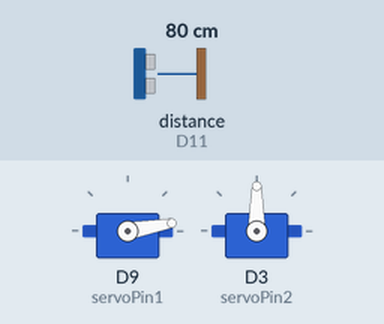
Bench run of a sketch on a simulated Arduino Uno R4 WiFi. On the bench: 2 × servo. Wiring (inferred from the names in the program): ultrasonic range finder: trigger D10; echo D11. The inputs (shaded band) are chosen by the test bench; at power-on: distance to the obstacle (sensor on D11) 80 cm. The echo pulse lasts 58.3 µs per cm; WiFi joins after 1.5 s; servers stay silent unless stated; what the sketch prints to the serial monitor is not drawn.

Above: at 5.7 s.
5.8 s: distance to the obstacle (sensor on D11) set to 8 cm
13.6 s: distance to the obstacle (sensor on D11) set to 5 cm
At 19.2 s:
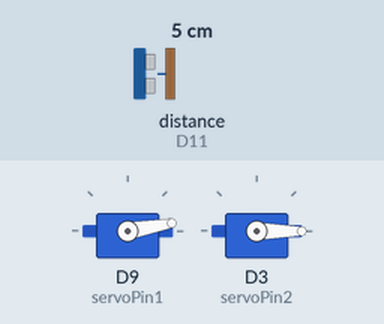
19.7 s: distance to the obstacle (sensor on D11) set to 9 cm
At 25.1 s:
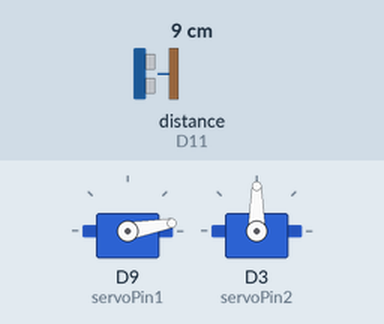
25.8 s: distance to the obstacle (sensor on D11) set to 2 cm
At 31.0 s:
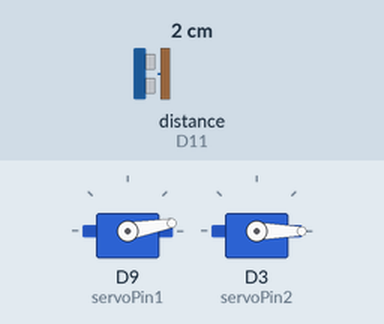
Timing chart, 0 to 32.5 s (numbered marks = the images above; inputs shaded):
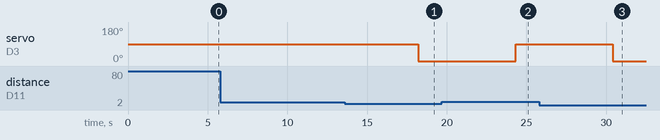

The sketch:

servoOpen.ino
```cpp
#include <ArduinoJson.h>
#include <WiFiS3.h>
#include <ArduinoHttpClient.h>
#include <Servo.h>

// WiFi settings
const char* ssid = "OUPAPORN";
const char* password = "0814035065";
const char serverAddress[] = "192.168.1.33";
const int port = 5000;

WiFiClient wifi;
HttpClient client = HttpClient(wifi, serverAddress, port);

// Servo
Servo myServo1;
Servo myServo2;

const int servoPin1 = 9;  // Entrance
const int servoPin2 = 3;  // Exit

// HC-SR04 sensors
const int trig1 = 5;
const int echo1 = 6;
const int trig2 = 10;
const int echo2 = 11;

// Variables
int status = WL_IDLE_STATUS;
bool servoOpen = false;

void setup() {
  Serial.begin(115200);

  myServo1.attach(servoPin1);
  myServo2.attach(servoPin2);
  myServo1.write(10);
  myServo2.write(90);

  pinMode(trig1, OUTPUT);
  pinMode(echo1, INPUT);
  pinMode(trig2, OUTPUT);
  pinMode(echo2, INPUT);

  // Connect WiFi
  while (status != WL_CONNECTED) {
    Serial.print("Connecting to WiFi: ");
    Serial.println(ssid);
    status = WiFi.begin(ssid, password);
    delay(3000);
  }

  Serial.println("\n✅ Connected to Wi-Fi");
  Serial.print("IP Address: ");
  Serial.println(WiFi.localIP());
}

long measureDistance(int trig, int echo) {
  digitalWrite(trig, LOW);
  delayMicroseconds(2);
  digitalWrite(trig, HIGH);
  delayMicroseconds(10);
  digitalWrite(trig, LOW);

  long duration = pulseIn(echo, HIGH, 30000);
  long distance = duration * 0.034 / 2;
  return distance;
}

void loop() {
  // ---- อ่านค่าจาก Node.js ----
  client.get("/arduino/data2");
  delay(100);
  int statusCode = client.responseStatusCode();
  String response = client.responseBody();

  if (statusCode == 200) {
    StaticJsonDocument<200> doc;
    if (deserializeJson(doc, response) == DeserializationError::Ok) {
      bool found = doc["value"];
      if (found && !servoOpen) {
        myServo1.write(120);
        delay(1000);
        servoOpen = true;
        Serial.println("🚗 Entrance opened");
      }
    }
  }

  // ---- Sensor 1: ปิดประตูเมื่อรถออก ----
  if (servoOpen) {
    long distance1 = measureDistance(trig1, echo1);
    Serial.print("Entrance distance: ");
    Serial.println(distance1);
    if (distance1 > 6) {
      delay(3000);
      myServo1.write(10);
      servoOpen = false;
      Serial.println("🚪 Entrance closed");
    }
  }

  // ---- Sensor 2: เปิด/ปิดประตูออก ----
  long distance2 = measureDistance(trig2, echo2);
  Serial.print("Exit distance: ");
  Serial.println(distance2);

  if (distance2 < 6) {
    delay(500);
    myServo2.write(0);
    Serial.println("🚘 Exit opened");
  } else if (distance2 > 6) {
    delay(3000);
    myServo2.write(90);

    Serial.println("🚪 Exit closed");
  }

  delay(1000);
}
```

Measured:
- the behaviour switches between 7 and 6 cm on distance to the obstacle (sensor on D11) (found by bisection; images 0 and 1)
- after the input at 5.8 s, every drawn part: stays the same
- after the input at 13.6 s, servo on D3 (servoPin2): 90° → 0° after 4.6 s
- after the input at 19.7 s, servo on D3 (servoPin2): 0° → 90° after 4.6 s
- after the input at 25.8 s, servo on D3 (servoPin2): 90° → 0° after 4.6 s
